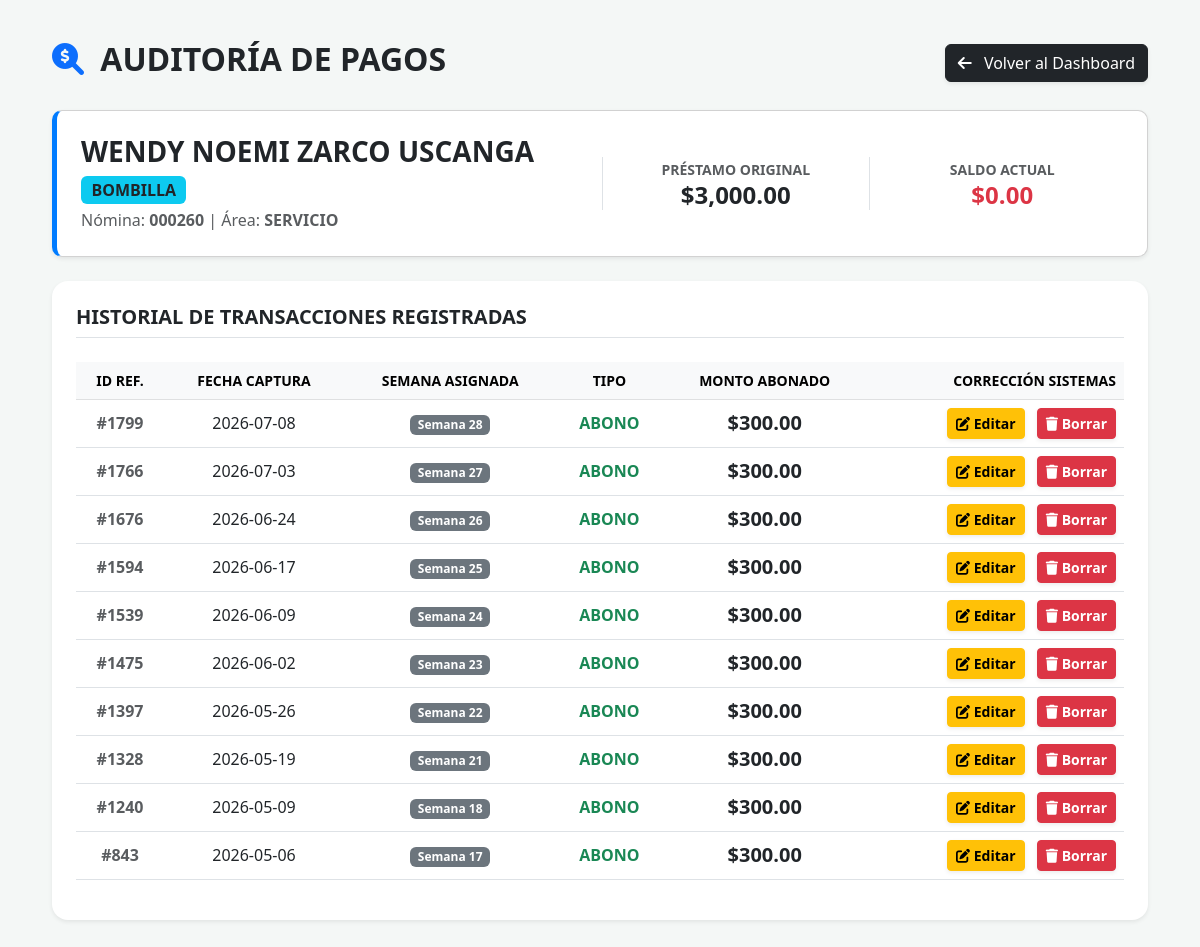
/auditar_abonos/115 (signed in), run on the app's committed database.
### tables this page shows
CREATE TABLE prestamos (
        id INTEGER PRIMARY KEY AUTOINCREMENT, nomina TEXT, empleado TEXT NOT NULL,
        area TEXT, monto_inicial REAL, saldo_pendiente REAL, fecha_otorgamiento TEXT, sucursal TEXT, semana_otorgada INTEGER, autoriza TEXT, motivo_adicional TEXT, id_empleado TEXT, fecha_ingreso TEXT, puesto TEXT);

CREATE TABLE movimientos (
        id INTEGER PRIMARY KEY AUTOINCREMENT, prestamo_id INTEGER, fecha TEXT, semana INTEGER, tipo TEXT, monto REAL,
        FOREIGN KEY(prestamo_id) REFERENCES prestamos(id));

### app.py (the view)
@app.route('/auditar_abonos/<int:prestamo_id>')
def auditar_abonos(prestamo_id):
    if 'user' not in session:
        return redirect('/login')
    conn = sqlite3.connect(DB_NAME, timeout=10.0)
    conn.row_factory = sqlite3.Row
    emp = conn.execute('SELECT * FROM prestamos WHERE id = ?', (prestamo_id,)).fetchone()
    if not es_admin() and emp['sucursal'] != session['sucursal']:
        conn.close()
        flash("Acceso denegado.", "danger")
        return redirect('/')
    movs = conn.execute('SELECT * FROM movimientos WHERE prestamo_id = ? ORDER BY semana DESC, id DESC', (prestamo_id,)).fetchall()
    conn.close()
    return render_template('editar_abonos.html', emp=emp, movimientos=movs, admin=es_admin())

### app.py (called while the page is built, shortened)
def es_admin():
    return session.get('rol') == 'ADMIN'

@app.before_request
def verificar_sesion_activa():
    if request.path.startswith('/static/') or request.path == '/login':
        return None
    if 'user' in session:
        user = session['user']
        token_actual = session.get('session_token')
        if user not in sesiones_activas:
            session.clear()
            flash("Tu sesión ha sido cerrada remotamente por el administrador.", "danger")
            return redirect('/login')
        token_valido = sesiones_activas[user].get('token')
        if token_valido != token_actual and user != 'SISTEMAS':
            session.clear()
            flash("Tu sesión ha sido cerrada remotamente por el administrador.", "danger")
            return redirect('/login')
        else:
            sesiones_activas[user]['ultima_actividad'] = datetime.now().strftime('%Y-%m-%d %H:%M:%S')

@app.before_request
def forzar_arqueo_semanal():
    rutas_permitidas = ['/login', '/logout', '/guardar_arqueo']
    if request.path in rutas_permitidas or request.path.startswith('/static/'):
        return None
    if 'user' not in session:
        return None
    sucursal = session.get('sucursal')
    if not sucursal or sucursal == 'TODAS':
        return None

### templates/editar_abonos.html (shortened to what this page needs)
<!DOCTYPE html>
<html lang="es">
<head>
    <link href="https://cdn.jsdelivr.net/npm/bootstrap@5.3.0/dist/css/bootstrap.min.css" rel="stylesheet">
    <link rel="stylesheet" href="https://cdnjs.cloudflare.com/ajax/libs/font-awesome/6.0.0/css/all.min.css">
</head>
<body>
<div class="container">
    <div class="d-flex justify-content-between align-items-center mb-4">
        <h2 class="fw-bold text-dark text-uppercase"><i class="fas fa-search-dollar me-2 text-primary"></i> Auditoría de Pagos</h2>
        <a href="/" class="btn btn-dark shadow-sm"><i class="fas fa-arrow-left me-2"></i> Volver al Dashboard</a>
    </div>
    <div class="card p-4 shadow-sm info-card bg-white mb-4">
        <div class="row align-items-center">
            <div class="col-md-6">
                <h3 class="fw-bold mb-1">{{ emp.empleado }} <span class="badge bg-info text-dark fs-6">{{ emp.sucursal }}</span></h3>
                <p class="text-muted mb-0">Nómina: <strong>{{ emp.nomina }}</strong> | Área: <strong>{{ emp.area }}</strong></p>
            </div>
            <div class="col-md-3 text-center border-start">
                <small class="text-muted fw-bold text-uppercase">Préstamo Original</small>
                <h4 class="fw-bold text-dark mb-0">${{ "{:,.2f}".format(emp.monto_inicial) }}</h4>
            </div>
            <div class="col-md-3 text-center border-start">
                <small class="text-muted fw-bold text-uppercase">Saldo Actual</small>
                <h4 class="fw-bold text-danger mb-0">${{ "{:,.2f}".format(emp.saldo_pendiente) }}</h4>
            </div>
        </div>
    </div>
    <div class="card shadow-sm border-0 rounded-4 p-4 bg-white">
        <h5 class="fw-bold mb-4 text-uppercase border-bottom pb-2">Historial de Transacciones Registradas</h5>
        <table class="table table-hover align-middle text-center">
            <thead class="table-light text-uppercase small">
                <tr>
                    <th>ID Ref.</th>
                    <th>Fecha Captura</th>
                    <th>Semana Asignada</th>
                    <th>Tipo</th>
                    <th>Monto Abonado</th>
                    {% if admin %}
                    <th class="text-end">Corrección SISTEMAS</th>
                    {% endif %}
                </tr>
            </thead>
            <tbody>
                {% for m in movimientos %}
                <tr>
                    <td class="text-muted fw-bold">#{{ m.id }}</td>
                    <td>{{ m.fecha }}</td>
                    <td><span class="badge bg-secondary">Semana {{ m.semana }}</span></td>
                    <td class="fw-bold text-success">{{ m.tipo }}</td>
                    <td class="fw-bold fs-5">${{ "{:,.2f}".format(m.monto) }}</td>
                    {% if admin %}
                    <td class="text-end">
                        <button class="btn btn-warning btn-sm fw-bold me-2 shadow-sm" data-bs-toggle="modal" data-bs-target="#modalEditarMov{{ m.id }}"><i class="fas fa-edit"></i> Editar</button>
                        <button class="btn btn-danger btn-sm fw-bold shadow-sm" data-bs-toggle="modal" data-bs-target="#modalBorrarMov{{ m.id }}"><i class="fas fa-trash"></i> Borrar</button>
                    </td>
                    {% endif %}
                </tr>
                {% else %}
                <tr><td colspan="6" class="text-muted py-4">Este empleado aún no tiene abonos registrados.</td></tr>
                {% endfor %}
            </tbody>
        </table>
    </div>
</div>
</body>
</html>

### templates/editar_abonos.html (style rules this page uses)
body { background: #f4f7f6; font-family: 'Segoe UI', sans-serif; padding: 40px; }
.info-card { border-left: 5px solid #007bff; border-radius: 10px; }

### data on the page
prestamos: empleado "WENDY NOEMI ZARCO USCANGA", sucursal "BOMBILLA", nomina "000260", area "SERVICIO", monto_inicial "3,000.00", saldo_pendiente "0.00"
movimientos: id "1799", fecha "2026-07-08", semana "28", tipo "ABONO", monto "300.00"
movimientos: id "1766", fecha "2026-07-03", semana "27", tipo "ABONO", monto "300.00"
movimientos: id "1676", fecha "2026-06-24", semana "26", tipo "ABONO", monto "300.00"
movimientos: id "1594", fecha "2026-06-17", semana "25", tipo "ABONO", monto "300.00"
movimientos: id "1539", fecha "2026-06-09", semana "24", tipo "ABONO", monto "300.00"
movimientos: id "1475", fecha "2026-06-02", semana "23", tipo "ABONO", monto "300.00"
movimientos: id "1397", fecha "2026-05-26", semana "22", tipo "ABONO", monto "300.00"
movimientos: id "1328", fecha "2026-05-19", semana "21", tipo "ABONO", monto "300.00"
movimientos: id "1240", fecha "2026-05-09", semana "18", tipo "ABONO", monto "300.00"
movimientos: id "843", fecha "2026-05-06", semana "17", tipo "ABONO", monto "300.00"
